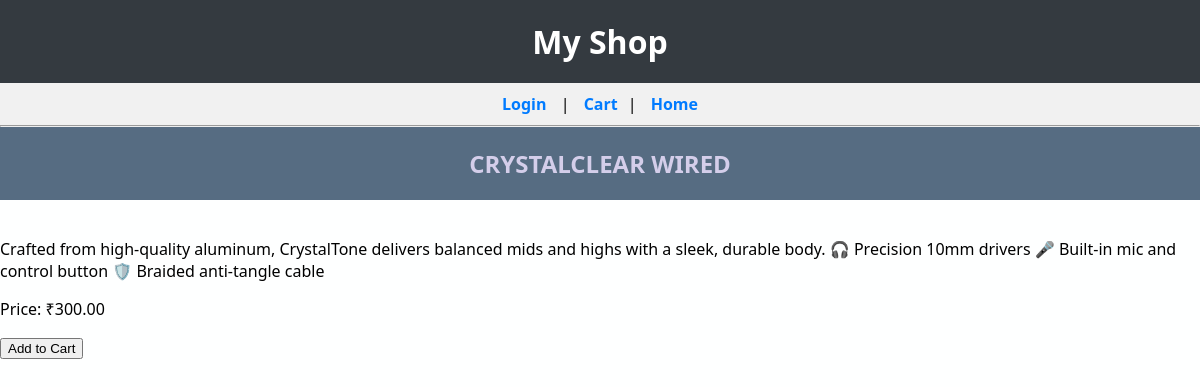
The page /product/crystal/ on the database its author committed.
### store/models.py (models this page shows, shortened)
class Product(models.Model):
    category = models.ForeignKey(Category, on_delete=models.CASCADE)
    name = models.CharField(max_length=200)
    slug = models.SlugField(unique=True)
    description = models.TextField()
    price = models.DecimalField(max_digits=10, decimal_places=2)
    image = CloudinaryField('image')

### store/views.py (the view)
# urls.py: path('', views.index, name='index'),path('product/<slug:slug>/', views.product_detail, name='product_detail'),
def product_detail(request, slug):
    product = get_object_or_404(Product, slug=slug)
    return render(request, 'product_detail.html', {'product': product})

### store/context_processors.py (called while the page is built)
def cart(request):
    from .cart import Cart
    return {'cart': Cart(request)}

### store/templates/product_detail.html (shortened to what this page needs)
{% extends 'base.html' %}
{% block content %}
    <h2>{{ product.name }}</h2>
    <p>{{ product.description }}</p>
    <p>Price: ₹{{ product.price }}</p>
    <form action="{% url 'add_to_cart' product.id %}" method="post">
        <button type="submit">Add to Cart</button>
    </form>
{% endblock %}

### store/static/style.css (style rules this page uses)
body { font-family: 'Segoe UI', Tahoma, Geneva, Verdana, sans-serif; background-color: #fefffffa; margin: 0; padding: 0; }
h2 { background-color: #566c82; color: rgb(212, 206, 234); margin: 0; padding: 20px; text-align: center; }

### rows shown on the page
Product: name "CRYSTALCLEAR WIRED", description "Crafted from high-quality aluminum, CrystalTone delivers balanced mids and highs with a sleek, durable body. 🎧 Precision 10mm drivers 🎤 Built-in mic and control button 🛡️ Braided anti-tangle cable", price "300.00"
